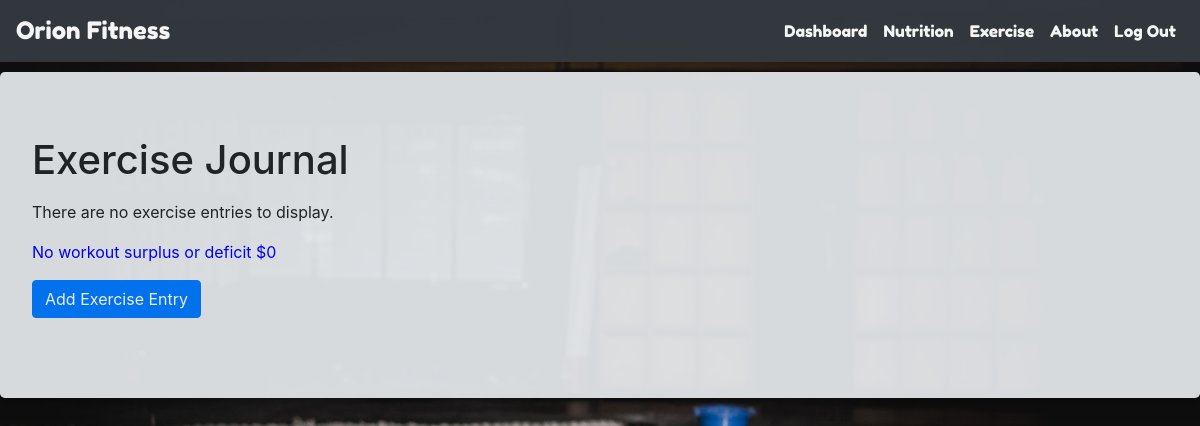
/workout/ (signed in), run on an earlier commit of the app's database.
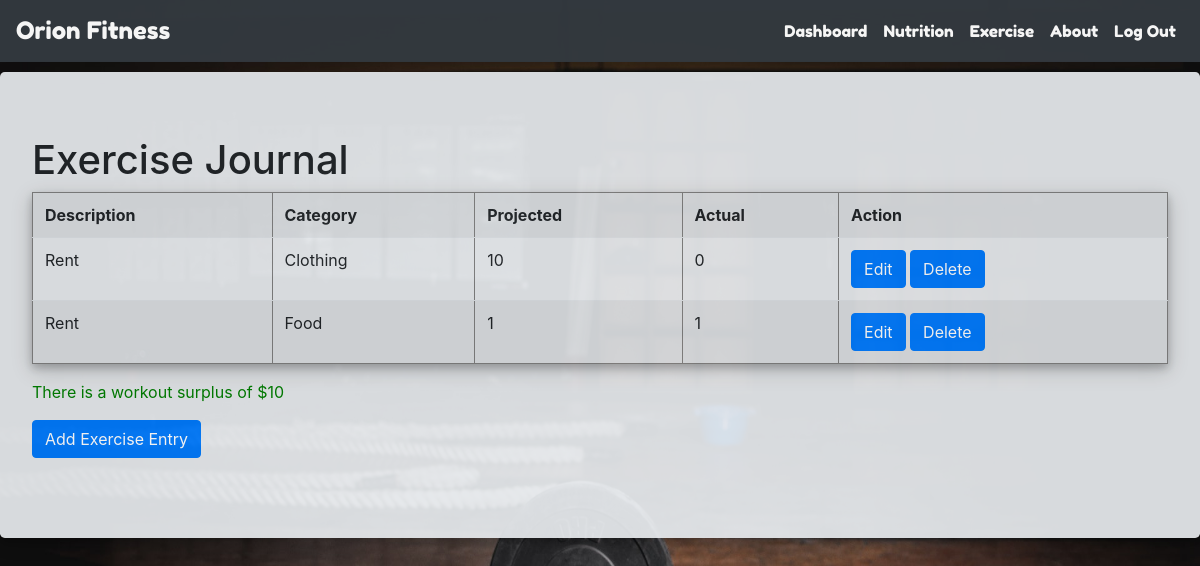
And on a later commit of the database.
### workout/models.py (models this page shows)
class WorkoutEntry(models.Model):
    user = models.ForeignKey(User, on_delete=models.CASCADE)
    description = models.CharField(max_length=128)
    category = models.CharField(max_length=128, choices=BUDGET_CHOICES)
    projected = models.IntegerField()
    actual = models.IntegerField()

### workout/views.py (the view)
# urls.py: path('workout/', workout_views.workout),
@login_required(login_url='/login/')
def workout(request):
	if (request.method == "GET" and "delete" in request.GET):
		id = request.GET["delete"]
		WorkoutEntry.objects.filter(id=id).delete()
		return redirect("/workout/")
	else:
		table_data = WorkoutEntry.objects.filter(user=request.user)
		workout = WorkoutEntry.objects.filter(user=request.user)
		sum_projected = workout.aggregate(projectedsum = Sum('projected'))['projectedsum'] if workout else 0
		sum_actual = workout.aggregate(actualsum = Sum('actual'))['actualsum'] if workout else 0
		if((sum_actual >= 0 and sum_projected >= 0)):
			res = sum_projected-sum_actual
		elif(sum_actual < 0 or sum_projected < 0):
			res = sum_projected+sum_actual
		context = {
		"table_data": table_data,
		"res": res,
		}
		return render(request, 'workout/workout.html', context)

### templates/workout/workout.html (shortened to what this page needs)
<html>
<head>
  {% include "bootstrap.html" %}
	{% load static %}
</head>
<body style="background-image: url('/static/bar.jpg'); background-size: cover; background-repeat: no-repeat; background-attachment: fixed; background-size: 100% 120%; ">
  {% include "navbar.html" %}
	<div class="jumbotron" style="margin-top: 10px; box-shadow: 0 4px 8px 0 rgba(0, 0, 0, 0.2), 0 6px 20px 0 rgba(0, 0, 0, 0.19); opacity: 0.92;">
	  <h1>Exercise Journal</h1>
	  {% if not table_data %}
	  	</p>There are no exercise entries to display.</p>
	  {% else %}
			<table class="table table-striped" border="1" style="box-shadow: 0 4px 8px 0 rgba(0, 0, 0, 0.2), 0 6px 20px 0 rgba(0, 0, 0, 0.19);">
	    <tr>
	      <th style="border: 10px;">Description</th>
	      <th style="border-top: 10px;">Category</th>
	      <th style="border: 10px;">Projected</th>
	      <th style="border-top: 10px;">Actual</th>
	      <th style="border: 10px;">Action</th>
	    </tr>
	    {% for row in table_data %}
	    	<tr>
	      	<td>{{ row.description }}</td>
	      	<td>{{ row.category }}</td>
	      	<td>{{ row.projected }}</td>
	      	<td>{{ row.actual }}</td>
	      	<td>
	        	<a class="btn btn-primary" href="/workout/edit/{{ row.id }}/">Edit</a>
	        	<a class="btn btn-primary" href="#" onclick="confirmDeleteModal({{ row.id }})">Delete</a>
					</td>
				</tr>
	    {% endfor %}
		  </table>
		{% endif %}
	  {% if res > 0 %}
		<p style="color: green;">There is a workout surplus of ${{ res }}</p>
		{% elif res < 0 %}
		<p style="color: red;">There is a workout deficit of ${{ res }}</p>
		{% else %}
		<p style="color: blue;">No workout surplus or deficit ${{ res }}</p>
		{% endif %}
	  <form method="GET" action="/workout/add/">
	    <input type="submit" class="btn btn-primary" value = "Add Exercise Entry">
	  </form>
	</div>
</body>
</html>

### templates/bootstrap.html (shortened to what this page needs)
<html>
    <head>
        <link rel="stylesheet" href="https://stackpath.bootstrapcdn.com/bootstrap/4.4.1/css/bootstrap.min.css" integrity="sha384-
Vkoo8x4CGsO3+Hhxv8T/Q5PaXtkKtu6ug5TOeNV6gBiFeWPGFN9MuhOf23Q9Ifjh"/>
    </head>
    <body>
    </body>
</html>

### templates/navbar.html (shortened to what this page needs)
<head>
</head>
<nav class="navbar navbar-expand-lg navbar-dark bg-dark" style="opacity: 0.96;">
  <a class="navbar-brand" href="/" style="font-size: x-large; font-family: 'Fredoka One', cursive;">Orion Fitness</a>
  <div style="margin-left: auto;">
    <ul class="navbar-nav">
      {% if user.is_authenticated %}
      <li class="nav-item">
        <a class="nav-link" href="/" style="color: white; font-family: 'Fredoka One', cursive;">Dashboard</a>
      </li>
      <li class="nav-item">
        <a class="nav-link" href="/nutrition" style="color: white; font-family: 'Fredoka One', cursive;">Nutrition</a>
      </li>
      <li class="nav-item">
        <a class="nav-link" href="/workout" style="color: white; font-family: 'Fredoka One', cursive;">Exercise</a>
      </li>
      {% endif %}
      <li class="nav-item">
        <a class="nav-link" href="/about" style="color: white; font-family: 'Fredoka One', cursive;">About</a>
      </li>
      {% if user.is_authenticated %}
        <li class="nav-item">
         <a class="nav-link" href="/logout" style="color: white; font-family: 'Fredoka One', cursive;">Log Out</a>
        </li>
      {% else %}
        <li class="nav-item">
          <a class="nav-link" href="/login" style="color: white; font-family: 'Fredoka One', cursive;">Log In</a>
        </li>
      {% endif %}
    </ul>
</div>
</nav>

What changed in the data, as far as the page shows it:
added WorkoutEntry: description "Rent", category "Clothing", projected "10", actual "0"
added WorkoutEntry: description "Rent", category "Food", projected "1", actual "1"
Also different on the page:
{{ res }}: (not shown) → "10"
{{ res }}: "0" → (not shown)
text no longer shown: "There are no exercise entries to display. No workout surplus or deficit $"
text now shown: "Description Category Projected Actual Action There is a workout surplus of $"
